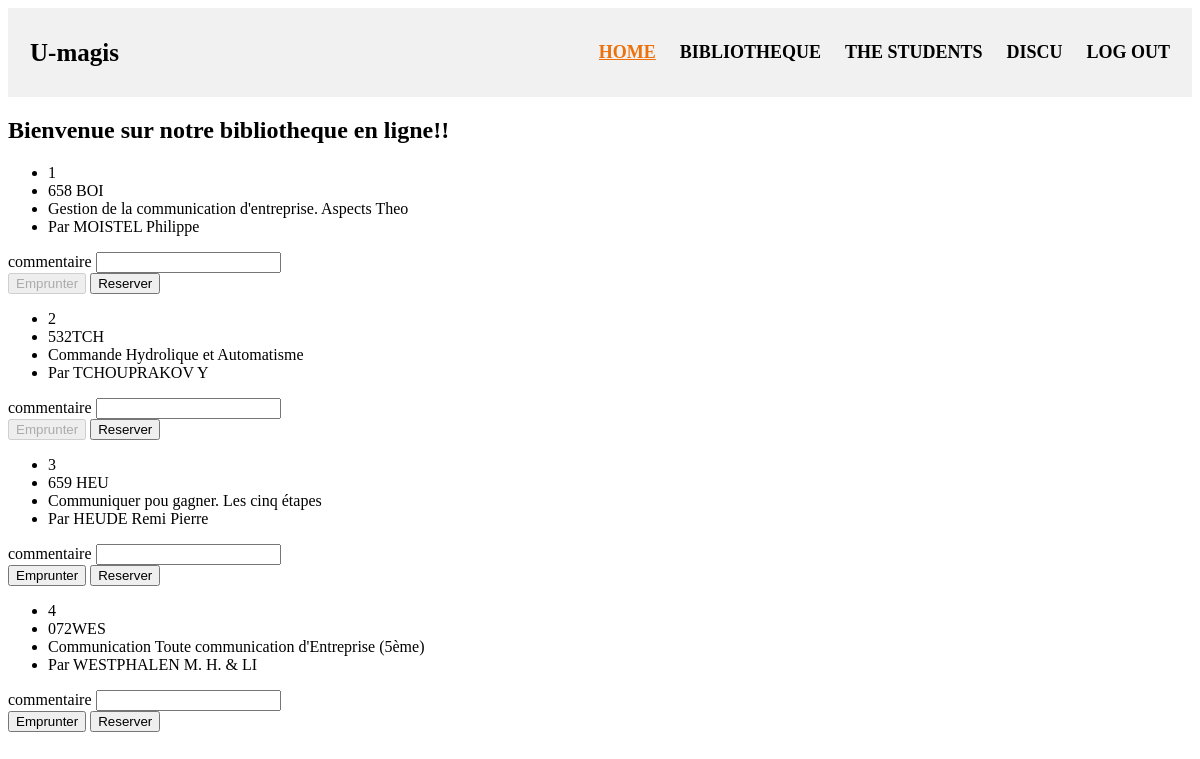
The app's page /biblio/ (signed in) with its own data.
### bibliotheque/models.py (models this page shows)
class Books(models.Model):
    numero = models.CharField(max_length=6)
    auteur = models.CharField(max_length=30)
    titre = models.CharField(max_length=100)
    edition = models.CharField(max_length=10, blank=True)
    annee = models.IntegerField(blank=True)
    lieu = models.CharField(max_length=15, blank=True)
    cotation = models.CharField(max_length=10)
    etat = models.IntegerField()
    observation = models.CharField(max_length=20, blank=True)
    categorie = models.CharField(max_length=50)

### gestionLivres/views.py (the view)
# urls.py: path('biblio/', include('gestionLivres.urls')),
def biblio(request):
    if 'logged_user_id' in request.session:
        logged_user_id = request.session['logged_user_id']
        logged_user = Users.objects.get(id=logged_user_id)
        listbook = []
        for index in range(1,5):
            book = Books.objects.get(id=index)
            try:
                bookemprunted = models.Empruntes.objects.get(idBook=index)
                emprunted = 1
            except:
                emprunted = 0
            print(emprunted)
            idBook = book.id
            cotation = book.cotation
            titre = book.titre
            auteur = book.auteur
            bookshow = {
                    'cotation':cotation,
                    'titre':titre,
                    'auteur':auteur,
                    'idBook':idBook,
                    'emprunted':emprunted
                }
            listbook.append(bookshow)
        return render(request, 'biblio.html', context={'listbook':listbook})
    else:
        return render(request, 'login.html')

### templates/biblio.html (shortened to what this page needs)
{% extends "baseheader.html" %}
{% block home %}<a href="http://127.0.0.1:8000/home/" class="bar" style="color: rgb(236, 112, 11);"> <u>HOME</u> </a> {% endblock %}
{% block portfolio %} THE STUDENTS {% endblock %}
{% block connexion %} <a href="http://127.0.0.1:8000/logout/"> LOG OUT </a>  {% endblock %}
{% block bibliotheque %} BIBLIOTHEQUE {% endblock %}
{% block discu %} DISCU {% endblock %}
{% block body %}
        <p>
            <h2> Bienvenue sur notre bibliotheque en ligne!! </h2>
        </p>
        <div>
                {% for bookshow in listbook %}
                <form action="http://127.0.0.1:8000/biblio/borrow/" method="post"> {% csrf_token %}
                        <ul>
                            <li>{{ bookshow.idBook }}</li>
                            <li>{{ bookshow.cotation }}</li>
                            <li>{{ bookshow.titre }}</li>
                            <li>Par {{ bookshow.auteur }}</li>
                        </ul>
                        <label for="commentaire">commentaire</label>
                        <input type="text" name="commentaire"> <br>
                        {% if bookshow.emprunted == 0 %}
                                <input type="submit" name="clicked_button" value="Emprunter">
                                <input type="submit" name="clicked_button" value="Reserver">
                        {% else %}
                                <input type="submit" name="clicked_button" value="Emprunter" disabled>
                                <input type="submit" name="clicked_button" value="Reserver">
                        {% endif %}
                </form>
                {% endfor %}
        </div>
{% endblock %}

### templates/baseheader.html (style rules this page uses)
.header a { float: left; color: black; text-align: center; padding: 12px; text-decoration: none; font-size: 18px; line-height: 25px; border-radius: 4px; }

### records on screen
Books: cotation "658 BOI", titre "Gestion de la communication d'entreprise. Aspects Theo", auteur "MOISTEL Philippe"
Books: cotation "532TCH", titre "Commande Hydrolique et Automatisme", auteur "TCHOUPRAKOV Y"
Books: cotation "659 HEU", titre "Communiquer pou gagner. Les cinq étapes", auteur "HEUDE Remi Pierre"
Books: cotation "072WES", titre "Communication Toute communication d'Entreprise (5ème)", auteur "WESTPHALEN M. H. & LI"

### other values on screen
{{ bookshow.idBook }} "1" "2" "3" "4"
